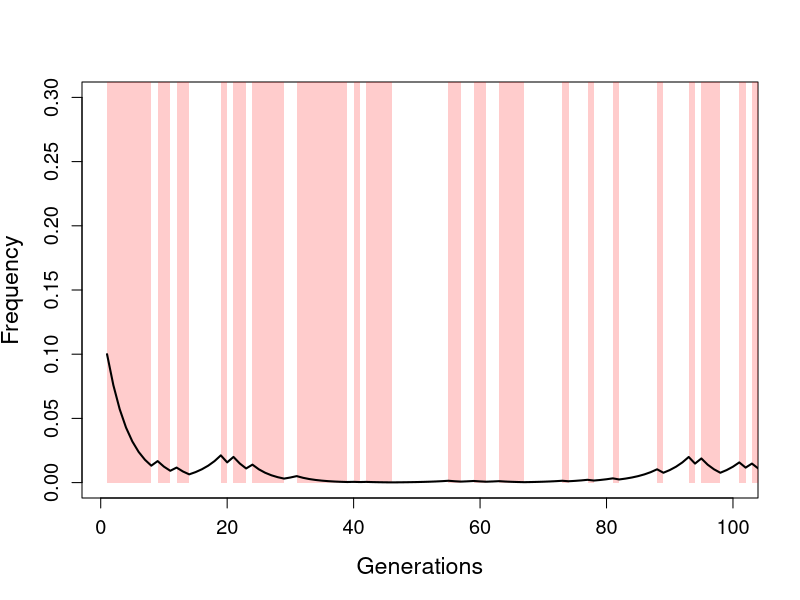

Write R code to recreate this figure.

# http://seger.biology.utah.edu/Seger_Brockmann_87.pdf

PQ <- c(0.1, 0.9)

probs<-c(1/2,1/2)

w<-matrix(NA,nrow=2,ncol=2)
 w[1,] <- c(1,0.785);
 w[2,] <- c(0.58,0.785);  #Seger setup
 
 w<-w*2
#w[1,] <- c(1.2,1);w[2,] <- c(0.85,1);

cat(w[1,1]^(probs[1])*w[2,1]^(probs[2]),(w[1,1]*probs[1])+(w[2,1]*probs[2]))
cat(w[1,2]^(probs[1])*w[2,2]^(probs[2]),(w[1,2]*probs[1])+(w[2,2]*probs[2]))

plot(x=c(1,100),y=c(0,0.3),type="n",xlab="Generations",ylab="Frequency",cex.axis=1.2,cex.lab=1.4)
PQ <- c(0.1, 0.9);p<-numeric()
for(gen in 1:200){
my.environ<-sample(1:2,1,prob=probs) #(gen %% 2)+1
p<-c(p,PQ[1]/sum(PQ))
PQ<-w[my.environ,]*PQ
if(my.environ==2) polygon(c(gen,gen+1,gen+1,gen),c(0,0,1,1),col=adjustcolor("red",0.2),border=FALSE)
}

lines(p,lwd=2)

#dev.copy2pdf(file="~/Dropbox/Courses/Popgen_teaching_Notes/figures/Haploid_geom_traj.pdf")
